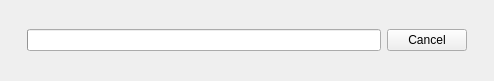
<?xml version="1.0" encoding="UTF-8"?>
<ui version="4.0">
 <class>WearableProgressWidget</class>
 <widget class="QWidget" name="WearableProgressWidget">
  <property name="geometry">
   <rect>
    <x>0</x>
    <y>0</y>
    <width>494</width>
    <height>81</height>
   </rect>
  </property>
  <layout class="QHBoxLayout" name="horizontalLayout">
   <item>
    <widget class="nx::client::desktop::Panel" name="progressPanel" native="true">
     <layout class="QHBoxLayout" name="horizontalLayout_2">
      <property name="leftMargin">
       <number>16</number>
      </property>
      <property name="topMargin">
       <number>16</number>
      </property>
      <property name="rightMargin">
       <number>16</number>
      </property>
      <property name="bottomMargin">
       <number>16</number>
      </property>
      <item>
       <widget class="QProgressBar" name="uploadProgressBar"/>
      </item>
      <item>
       <widget class="QPushButton" name="cancelButton">
        <property name="text">
         <string>Cancel</string>
        </property>
       </widget>
      </item>
     </layout>
    </widget>
   </item>
  </layout>
 </widget>
 <customwidgets>
  <customwidget>
   <class>nx::client::desktop::Panel</class>
   <extends>QWidget</extends>
   <header location="global">nx/client/desktop/common/widgets/panel.h</header>
   <container>1</container>
  </customwidget>
 </customwidgets>
 <resources/>
 <connections/>
</ui>
